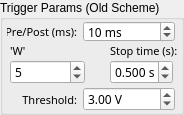
  <widget class="QGroupBox" name="trigParams">
   <property name="geometry">
    <rect>
     <x>310</x>
     <y>208</y>
     <width>184</width>
     <height>115</height>
    </rect>
   </property>
   <property name="title">
    <string>Trigger Params (Old Scheme)</string>
   </property>
   <widget class="QSpinBox" name="trigPre">
    <property name="geometry">
     <rect>
      <x>83</x>
      <y>21</y>
      <width>92</width>
      <height>21</height>
     </rect>
    </property>
    <property name="sizePolicy">
     <sizepolicy hsizetype="MinimumExpanding" vsizetype="Fixed">
      <horstretch>0</horstretch>
      <verstretch>0</verstretch>
     </sizepolicy>
    </property>
    <property name="font">
     <font>
      <family>MS Reference Sans Serif</family>
      <pointsize>9</pointsize>
     </font>
    </property>
    <property name="toolTip">
     <string>&lt;html&gt;&lt;head/&gt;&lt;body&gt;&lt;p&gt;The amount of time in milliseconds to preamble and postamble the recording. The preamble applies to the first trigger pulse. The postamble applies to each individual recording file generated. This parameter ensures data files have a regular amount of leading whitespace before the trigger signal.&lt;/p&gt;&lt;/body&gt;&lt;/html&gt;</string>
    </property>
    <property name="suffix">
     <string> ms</string>
    </property>
    <property name="maximum">
     <number>999999</number>
    </property>
    <property name="value">
     <number>10</number>
    </property>
   </widget>
   <widget class="QDoubleSpinBox" name="trigStopTimeSB">
    <property name="geometry">
     <rect>
      <x>110</x>
      <y>60</y>
      <width>63</width>
      <height>24</height>
     </rect>
    </property>
    <property name="font">
     <font>
      <family>MS Reference Sans Serif</family>
      <pointsize>9</pointsize>
     </font>
    </property>
    <property name="toolTip">
     <string>&lt;html&gt;&lt;head/&gt;&lt;body&gt;&lt;p&gt;The time in seconds that the trigger signal needs to be off before the 'stop' condition is satisfied (and the acquisition is stopped).&lt;/p&gt;&lt;/body&gt;&lt;/html&gt;</string>
    </property>
    <property name="suffix">
     <string> s</string>
    </property>
    <property name="decimals">
     <number>3</number>
    </property>
    <property name="value">
     <double>0.500000000000000</double>
    </property>
   </widget>
   <widget class="QLabel" name="trigWLbl">
    <property name="geometry">
     <rect>
      <x>10</x>
      <y>41</y>
      <width>76</width>
      <height>20</height>
     </rect>
    </property>
    <property name="sizePolicy">
     <sizepolicy hsizetype="Preferred" vsizetype="Preferred">
      <horstretch>0</horstretch>
      <verstretch>0</verstretch>
     </sizepolicy>
    </property>
    <property name="font">
     <font>
      <family>MS Reference Sans Serif</family>
      <pointsize>8</pointsize>
     </font>
    </property>
    <property name="toolTip">
     <string>&lt;html&gt;&lt;head/&gt;&lt;body&gt;&lt;p&gt;The 'W' parameter used for threshold detection (in samples). This is the number of samples that the signal needs to be above/below threshold for a crossing to have occurred.&lt;/p&gt;&lt;/body&gt;&lt;/html&gt;</string>
    </property>
    <property name="whatsThis">
     <string>The 'W' parameter used for threshold detection (in samples).  This is the number of samples that the signal needs to be above/below threshold for a crossing to have occurred.</string>
    </property>
    <property name="text">
     <string>'W'</string>
    </property>
    <property name="alignment">
     <set>Qt::AlignLeading|Qt::AlignLeft|Qt::AlignVCenter</set>
    </property>
   </widget>
   <widget class="QSpinBox" name="trigWSB">
    <property name="geometry">
     <rect>
      <x>10</x>
      <y>60</y>
      <width>75</width>
      <height>24</height>
     </rect>
    </property>
    <property name="sizePolicy">
     <sizepolicy hsizetype="MinimumExpanding" vsizetype="Fixed">
      <horstretch>0</horstretch>
      <verstretch>0</verstretch>
     </sizepolicy>
    </property>
    <property name="font">
     <font>
      <family>MS Reference Sans Serif</family>
      <pointsize>9</pointsize>
     </font>
    </property>
    <property name="toolTip">
     <string>&lt;html&gt;&lt;head/&gt;&lt;body&gt;&lt;p&gt;The 'W' parameter used for threshold detection (in samples). This is the number of samples that the signal needs to be above/below threshold for a crossing to have occurred.&lt;/p&gt;&lt;/body&gt;&lt;/html&gt;</string>
    </property>
    <property name="whatsThis">
     <string>The 'W' parameter used for threshold detection (in samples).  This is the number of samples that the signal needs to be above/below threshold for a crossing to have occurred.</string>
    </property>
    <property name="minimum">
     <number>1</number>
    </property>
    <property name="maximum">
     <number>999</number>
    </property>
    <property name="value">
     <number>5</number>
    </property>
   </widget>
   <widget class="QLabel" name="trigPrePostLbl">
    <property name="geometry">
     <rect>
      <x>7</x>
      <y>21</y>
      <width>70</width>
      <height>21</height>
     </rect>
    </property>
    <property name="font">
     <font>
      <family>MS Reference Sans Serif</family>
      <pointsize>8</pointsize>
     </font>
    </property>
    <property name="toolTip">
     <string>&lt;html&gt;&lt;head/&gt;&lt;body&gt;&lt;p&gt;The amount of time in milliseconds to preamble and postamble the recording. The preamble applies to the first trigger pulse. The postamble applies to each individual recording file generated. This parameter ensures data files have a regular amount of leading whitespace before the trigger signal.&lt;/p&gt;&lt;/body&gt;&lt;/html&gt;</string>
    </property>
    <property name="text">
     <string>Pre/Post (ms):</string>
    </property>
    <property name="alignment">
     <set>Qt::AlignRight|Qt::AlignTrailing|Qt::AlignVCenter</set>
    </property>
   </widget>
   <widget class="QLabel" name="trigStopTimeLbl">
    <property name="geometry">
     <rect>
      <x>110</x>
      <y>41</y>
      <width>71</width>
      <height>20</height>
     </rect>
    </property>
    <property name="font">
     <font>
      <family>MS Reference Sans Serif</family>
      <pointsize>8</pointsize>
     </font>
    </property>
    <property name="toolTip">
     <string>&lt;html&gt;&lt;head/&gt;&lt;body&gt;&lt;p&gt;The time in seconds that the trigger signal needs to be off before the 'stop' condition is satisfied (and the acquisition is stopped).&lt;/p&gt;&lt;/body&gt;&lt;/html&gt;</string>
    </property>
    <property name="text">
     <string>Stop time (s):</string>
    </property>
    <property name="alignment">
     <set>Qt::AlignLeading|Qt::AlignLeft|Qt::AlignVCenter</set>
    </property>
   </widget>
   <widget class="QLabel" name="trigThreshLbl">
    <property name="geometry">
     <rect>
      <x>7</x>
      <y>88</y>
      <width>70</width>
      <height>24</height>
     </rect>
    </property>
    <property name="font">
     <font>
      <family>MS Reference Sans Serif</family>
      <pointsize>8</pointsize>
     </font>
    </property>
    <property name="toolTip">
     <string>&lt;html&gt;&lt;head/&gt;&lt;body&gt;&lt;p&gt;The threshold, in volts, for the TTL and/or AUX signal to be considered &amp;quot;high&amp;quot;. If the incoming sample is below this value, the line is considered low. If the incoming sample is above this value, the line is considered high. Note that 'W' along with this value are used together to determine if the acquisition/filesave should trigger or not. &lt;/p&gt;&lt;p&gt;This parameter was designed for use with AUX and/or NI-DAQ AI inputs for triggering, since they are analog lines. TTL lines always are either at 0 or +5V, so this parameter is somewhat useless for TTL lines and should be left at the default of 3.0V.&lt;/p&gt;&lt;/body&gt;&lt;/html&gt;</string>
    </property>
    <property name="whatsThis">
     <string>&lt;html&gt;&lt;head/&gt;&lt;body&gt;&lt;p&gt;The threshold, in volts, for the TTL and/or AUX signal to be considered &amp;quot;high&amp;quot;. If the incoming sample is below this value, the line is considered low. If the incoming sample is above this value, the line is considered high. Note that 'W' along with this value are used together to determine if the acquisition/filesave should trigger or not. &lt;/p&gt;&lt;p&gt;This parameter was designed for use with AUX inputs for triggering, since AUX are analog lines. TTL lines always are either at 0 or +5V, so this parameter is somewhat useless for TTL lines and should be left at the default of 3.0V.&lt;/p&gt;&lt;/body&gt;&lt;/html&gt;</string>
    </property>
    <property name="text">
     <string>Threshold:</string>
    </property>
    <property name="alignment">
     <set>Qt::AlignRight|Qt::AlignTrailing|Qt::AlignVCenter</set>
    </property>
   </widget>
   <widget class="QDoubleSpinBox" name="trigThreshSB">
    <property name="geometry">
     <rect>
      <x>83</x>
      <y>87</y>
      <width>92</width>
      <height>24</height>
     </rect>
    </property>
    <property name="font">
     <font>
      <family>MS Reference Sans Serif</family>
      <pointsize>9</pointsize>
     </font>
    </property>
    <property name="toolTip">
     <string>&lt;html&gt;&lt;head/&gt;&lt;body&gt;&lt;p&gt;The threshold, in volts, for the TTL and/or AUX signal to be considered &amp;quot;high&amp;quot;. If the incoming sample is below this value, the line is considered low. If the incoming sample is above this value, the line is considered high. Note that 'W' along with this value are used together to determine if the acquisition/filesave should trigger or not. &lt;/p&gt;&lt;p&gt;This parameter was designed for use with AUX and/or NI-DAQ AI inputs for triggering, since they are analog lines. TTL lines always are either at 0 or +5V, so this parameter is somewhat useless for TTL lines and should be left at the default of 3.0V.&lt;/p&gt;&lt;/body&gt;&lt;/html&gt;</string>
    </property>
    <property name="whatsThis">
     <string>&lt;html&gt;&lt;head/&gt;&lt;body&gt;&lt;p&gt;The threshold, in volts, for the TTL and/or AUX signal to be considered &amp;quot;high&amp;quot;. If the incoming sample is below this value, the line is considered low. If the incoming sample is above this value, the line is considered high. Note that 'W' along with this value are used together to determine if the acquisition/filesave should trigger or not. &lt;/p&gt;&lt;p&gt;This parameter was designed for use with AUX inputs for triggering, since AUX are analog lines. TTL lines always are either at 0 or +5V, so this parameter is somewhat useless for TTL lines and should be left at the default of 3.0V.&lt;/p&gt;&lt;/body&gt;&lt;/html&gt;</string>
    </property>
    <property name="suffix">
     <string> V</string>
    </property>
    <property name="decimals">
     <number>2</number>
    </property>
    <property name="minimum">
     <double>-5.000000000000000</double>
    </property>
    <property name="maximum">
     <double>5.000000000000000</double>
    </property>
    <property name="singleStep">
     <double>0.100000000000000</double>
    </property>
    <property name="value">
     <double>3.000000000000000</double>
    </property>
   </widget>
  </widget>
